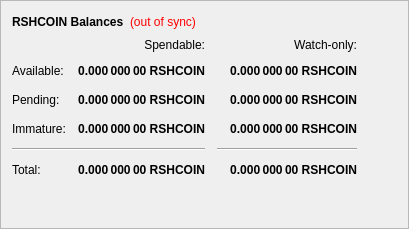
        <widget class="QFrame" name="frame">
         <property name="frameShape">
          <enum>QFrame::StyledPanel</enum>
         </property>
         <property name="frameShadow">
          <enum>QFrame::Raised</enum>
         </property>
         <layout class="QVBoxLayout" name="verticalLayout_4">
          <item>
           <layout class="QHBoxLayout" name="horizontalLayout_4">
            <item>
             <widget class="QLabel" name="label_5">
              <property name="font">
               <font>
                <weight>75</weight>
                <bold>true</bold>
               </font>
              </property>
              <property name="text">
               <string>RSHCOIN Balances</string>
              </property>
             </widget>
            </item>
            <item>
             <widget class="QLabel" name="labelWalletStatus">
              <property name="cursor">
               <cursorShape>WhatsThisCursor</cursorShape>
              </property>
              <property name="toolTip">
               <string>The displayed information may be out of date. Your wallet automatically synchronizes with the RSHCoin network after a connection is established, but this process has not completed yet.</string>
              </property>
              <property name="styleSheet">
               <string notr="true">QLabel { color: red; }</string>
              </property>
              <property name="text">
               <string notr="true">(out of sync)</string>
              </property>
              <property name="alignment">
               <set>Qt::AlignLeading|Qt::AlignLeft|Qt::AlignVCenter</set>
              </property>
             </widget>
            </item>
            <item>
             <spacer name="horizontalSpacer_3">
              <property name="orientation">
               <enum>Qt::Horizontal</enum>
              </property>
              <property name="sizeHint" stdset="0">
               <size>
                <width>40</width>
                <height>20</height>
               </size>
              </property>
             </spacer>
            </item>
           </layout>
          </item>
          <item>
           <layout class="QGridLayout" name="gridLayout">
            <property name="spacing">
             <number>12</number>
            </property>
            <item row="2" column="2">
             <widget class="QLabel" name="labelWatchPending">
              <property name="font">
               <font>
                <weight>75</weight>
                <bold>true</bold>
               </font>
              </property>
              <property name="cursor">
               <cursorShape>IBeamCursor</cursorShape>
              </property>
              <property name="toolTip">
               <string>Unconfirmed transactions to watch-only addresses</string>
              </property>
              <property name="text">
               <string notr="true">0.000 000 00 RSHCOIN</string>
              </property>
              <property name="alignment">
               <set>Qt::AlignRight|Qt::AlignTrailing|Qt::AlignVCenter</set>
              </property>
              <property name="textInteractionFlags">
               <set>Qt::LinksAccessibleByMouse|Qt::TextSelectableByKeyboard|Qt::TextSelectableByMouse</set>
              </property>
             </widget>
            </item>
            <item row="2" column="1">
             <widget class="QLabel" name="labelUnconfirmed">
              <property name="font">
               <font>
                <weight>75</weight>
                <bold>true</bold>
               </font>
              </property>
              <property name="cursor">
               <cursorShape>IBeamCursor</cursorShape>
              </property>
              <property name="toolTip">
               <string>Total of transactions that have yet to be confirmed, and do not yet count toward the spendable balance</string>
              </property>
              <property name="text">
               <string notr="true">0.000 000 00 RSHCOIN</string>
              </property>
              <property name="alignment">
               <set>Qt::AlignRight|Qt::AlignTrailing|Qt::AlignVCenter</set>
              </property>
              <property name="textInteractionFlags">
               <set>Qt::LinksAccessibleByMouse|Qt::TextSelectableByKeyboard|Qt::TextSelectableByMouse</set>
              </property>
             </widget>
            </item>
            <item row="3" column="2">
             <widget class="QLabel" name="labelWatchImmature">
              <property name="font">
               <font>
                <weight>75</weight>
                <bold>true</bold>
               </font>
              </property>
              <property name="cursor">
               <cursorShape>IBeamCursor</cursorShape>
              </property>
              <property name="toolTip">
               <string>Staked or masternode rewards in watch-only addresses that has not yet matured</string>
              </property>
              <property name="text">
               <string notr="true">0.000 000 00 RSHCOIN</string>
              </property>
              <property name="alignment">
               <set>Qt::AlignRight|Qt::AlignTrailing|Qt::AlignVCenter</set>
              </property>
              <property name="textInteractionFlags">
               <set>Qt::LinksAccessibleByMouse|Qt::TextSelectableByKeyboard|Qt::TextSelectableByMouse</set>
              </property>
             </widget>
            </item>
            <item row="4" column="0" colspan="2">
             <widget class="Line" name="lineSpendableBalance">
              <property name="orientation">
               <enum>Qt::Horizontal</enum>
              </property>
             </widget>
            </item>
            <item row="4" column="2">
             <widget class="Line" name="lineWatchBalance">
              <property name="sizePolicy">
               <sizepolicy hsizetype="Preferred" vsizetype="Fixed">
                <horstretch>0</horstretch>
                <verstretch>0</verstretch>
               </sizepolicy>
              </property>
              <property name="minimumSize">
               <size>
                <width>140</width>
                <height>0</height>
               </size>
              </property>
              <property name="orientation">
               <enum>Qt::Horizontal</enum>
              </property>
             </widget>
            </item>
            <item row="5" column="0">
             <widget class="QLabel" name="labelTotalText">
              <property name="text">
               <string>Total:</string>
              </property>
             </widget>
            </item>
            <item row="3" column="1">
             <widget class="QLabel" name="labelImmature">
              <property name="font">
               <font>
                <weight>75</weight>
                <bold>true</bold>
               </font>
              </property>
              <property name="cursor">
               <cursorShape>IBeamCursor</cursorShape>
              </property>
              <property name="toolTip">
               <string>Staked or masternode rewards that has not yet matured</string>
              </property>
              <property name="text">
               <string notr="true">0.000 000 00 RSHCOIN</string>
              </property>
              <property name="alignment">
               <set>Qt::AlignRight|Qt::AlignTrailing|Qt::AlignVCenter</set>
              </property>
              <property name="textInteractionFlags">
               <set>Qt::LinksAccessibleByMouse|Qt::TextSelectableByKeyboard|Qt::TextSelectableByMouse</set>
              </property>
             </widget>
            </item>
            <item row="2" column="3">
             <spacer name="horizontalSpacer_2">
              <property name="orientation">
               <enum>Qt::Horizontal</enum>
              </property>
              <property name="sizeHint" stdset="0">
               <size>
                <width>40</width>
                <height>20</height>
               </size>
              </property>
             </spacer>
            </item>
            <item row="3" column="0">
             <widget class="QLabel" name="labelImmatureText">
              <property name="text">
               <string>Immature:</string>
              </property>
             </widget>
            </item>
            <item row="5" column="1">
             <widget class="QLabel" name="labelTotal">
              <property name="font">
               <font>
                <weight>75</weight>
                <bold>true</bold>
               </font>
              </property>
              <property name="cursor">
               <cursorShape>IBeamCursor</cursorShape>
              </property>
              <property name="toolTip">
               <string>Your current total balance</string>
              </property>
              <property name="text">
               <string notr="true">0.000 000 00 RSHCOIN</string>
              </property>
              <property name="alignment">
               <set>Qt::AlignRight|Qt::AlignTrailing|Qt::AlignVCenter</set>
              </property>
              <property name="textInteractionFlags">
               <set>Qt::LinksAccessibleByMouse|Qt::TextSelectableByKeyboard|Qt::TextSelectableByMouse</set>
              </property>
             </widget>
            </item>
            <item row="5" column="2">
             <widget class="QLabel" name="labelWatchTotal">
              <property name="font">
               <font>
                <weight>75</weight>
                <bold>true</bold>
               </font>
              </property>
              <property name="cursor">
               <cursorShape>IBeamCursor</cursorShape>
              </property>
              <property name="toolTip">
               <string>Current total balance in watch-only addresses</string>
              </property>
              <property name="text">
               <string notr="true">0.000 000 00 RSHCOIN</string>
              </property>
              <property name="alignment">
               <set>Qt::AlignRight|Qt::AlignTrailing|Qt::AlignVCenter</set>
              </property>
              <property name="textInteractionFlags">
               <set>Qt::LinksAccessibleByMouse|Qt::TextSelectableByKeyboard|Qt::TextSelectableByMouse</set>
              </property>
             </widget>
            </item>
            <item row="0" column="2">
             <widget class="QLabel" name="labelWatchonly">
              <property name="text">
               <string>Watch-only:</string>
              </property>
              <property name="alignment">
               <set>Qt::AlignRight|Qt::AlignTrailing|Qt::AlignVCenter</set>
              </property>
             </widget>
            </item>
            <item row="1" column="0">
             <widget class="QLabel" name="labelBalanceText">
              <property name="text">
               <string>Available:</string>
              </property>
             </widget>
            </item>
            <item row="1" column="1">
             <widget class="QLabel" name="labelBalance">
              <property name="font">
               <font>
                <weight>75</weight>
                <bold>true</bold>
               </font>
              </property>
              <property name="cursor">
               <cursorShape>IBeamCursor</cursorShape>
              </property>
              <property name="toolTip">
               <string>Your current spendable balance</string>
              </property>
              <property name="text">
               <string notr="true">0.000 000 00 RSHCOIN</string>
              </property>
              <property name="alignment">
               <set>Qt::AlignRight|Qt::AlignTrailing|Qt::AlignVCenter</set>
              </property>
              <property name="textInteractionFlags">
               <set>Qt::LinksAccessibleByMouse|Qt::TextSelectableByKeyboard|Qt::TextSelectableByMouse</set>
              </property>
             </widget>
            </item>
            <item row="1" column="2">
             <widget class="QLabel" name="labelWatchAvailable">
              <property name="font">
               <font>
                <weight>75</weight>
                <bold>true</bold>
               </font>
              </property>
              <property name="cursor">
               <cursorShape>IBeamCursor</cursorShape>
              </property>
              <property name="toolTip">
               <string>Your current balance in watch-only addresses</string>
              </property>
              <property name="text">
               <string notr="true">0.000 000 00 RSHCOIN</string>
              </property>
              <property name="alignment">
               <set>Qt::AlignRight|Qt::AlignTrailing|Qt::AlignVCenter</set>
              </property>
              <property name="textInteractionFlags">
               <set>Qt::LinksAccessibleByMouse|Qt::TextSelectableByKeyboard|Qt::TextSelectableByMouse</set>
              </property>
             </widget>
            </item>
            <item row="2" column="0">
             <widget class="QLabel" name="labelPendingText">
              <property name="text">
               <string>Pending:</string>
              </property>
             </widget>
            </item>
            <item row="0" column="1">
             <widget class="QLabel" name="labelSpendable">
              <property name="text">
               <string>Spendable:</string>
              </property>
              <property name="alignment">
               <set>Qt::AlignRight|Qt::AlignTrailing|Qt::AlignVCenter</set>
              </property>
             </widget>
            </item>
           </layout>
          </item>
          <item>
           <spacer name="verticalSpacer_4">
            <property name="orientation">
             <enum>Qt::Vertical</enum>
            </property>
            <property name="sizeHint" stdset="0">
             <size>
              <width>20</width>
              <height>40</height>
             </size>
            </property>
           </spacer>
          </item>
         </layout>
        </widget>
